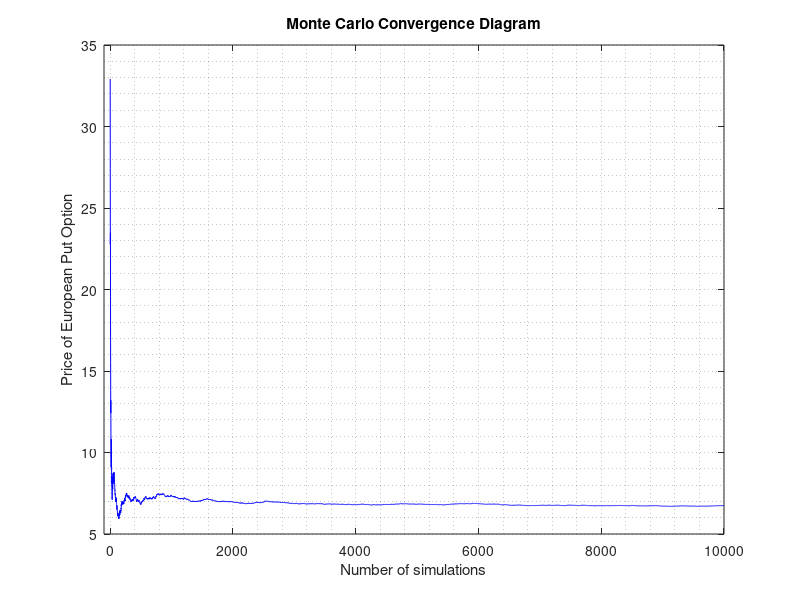

This chart was generated by the following MATLAB code: (Note: a time limit stopped this script after it produced the figure.)
S=100;K=100;r=0.07;sig=0.25;T=1;N=10^4;
Y=randn(1,N);
Z=zeros(1,N);%for S_T
W=zeros(1,N);%for (S_T-K)^+
for k=1:N    
    Z(k)=S*exp((r-0.5*sig^2)*T+sig*sqrt(T)*Y(k));    
    W(k)=max(-Z(k)+K,0);
end
U=zeros(1,N);%for \bar f
U(1)=W(1);
for k=2:N    
    U(k)=U(k-1)+W(k);
end
stderror=zeros(1,N);
for k=1:N    
    U(k)=exp(-r*T)*U(k)/k;
    stderror(k)=std(W)/sqrt(k);
end
figure(1)
plot(1:N,U,'-b')
xlabel('Number of simulations')
ylabel('Price of European Put Option')
title('Monte Carlo Convergence Diagram')
grid minor
xlim([-100 inf])
saveas(gcf,'EU_Put_MC_Convergence','png')

figure(2)
plot(1:N,stderror,'-r','LineWidth',1.5)
xlabel('Number of simulations')
ylabel('Standard Error, $\frac{S}{\sqrt{n}}$','Interpreter','latex','FontSize',14)
title('Standard Error')
grid minor
xlim([-100 inf])
saveas(gcf,'EU_Put_MC_stderr','png')
